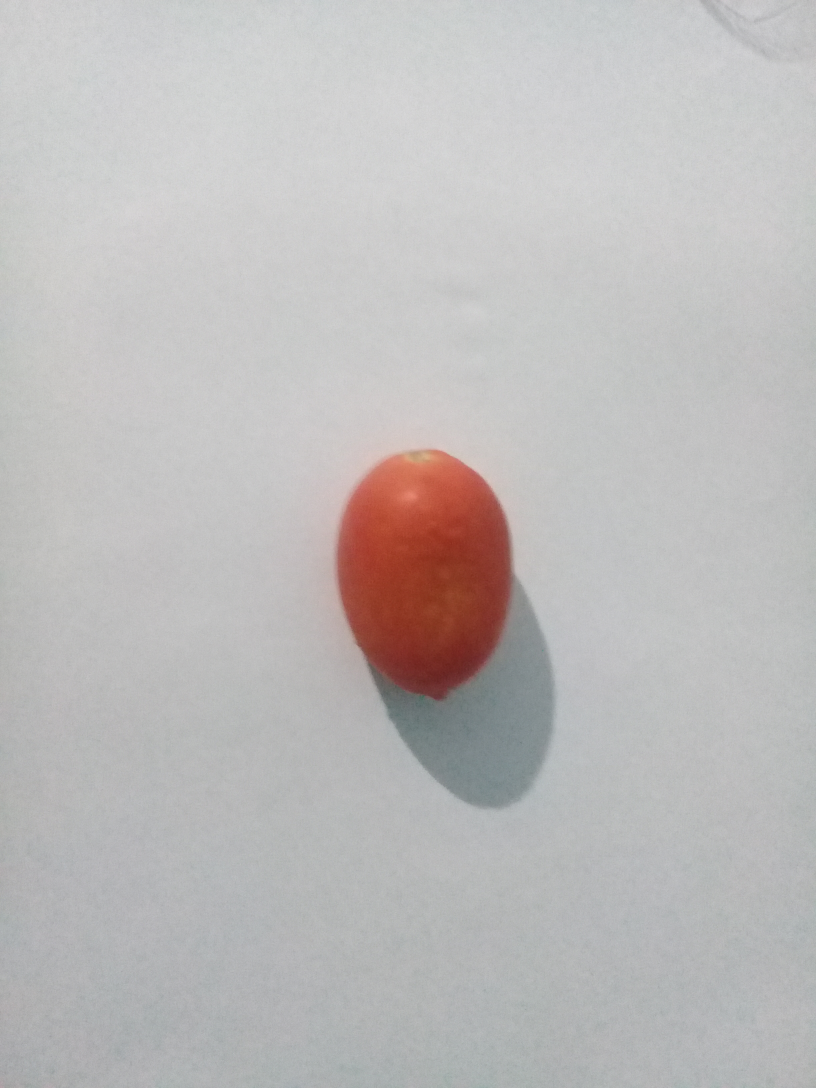
#> input picture img/D.jpg, 2448 x 3264 px, found by its file name (shown at 1/3 size)
$ python demo.py
#> lines starting #> are read from the running program, lines starting #| are printed output that depends on the picture; after the words box and inside, x2 and y2 are one past the last pixel; in counts of white or black regions, pixels touching at a corner belong together
#> further down, image is the input picture: shape (3264, 2448, 3); mean B, G, R 186.5, 186.9, 189.5
from __future__ import division
import cv2
#to show the image
from matplotlib import pyplot as plt
import numpy as np
from math import cos, sin

green = (0, 255, 0)

def show(image):
    # Figure size in inches
    plt.figure(figsize=(10, 10))

    # Show image, with nearest neighbour interpolation
    plt.imshow(image, interpolation='nearest')

def overlay_mask(mask, image):
	#make the mask rgb
    rgb_mask = cv2.cvtColor(mask, cv2.COLOR_GRAY2RGB)
    #calculates the weightes sum of two arrays. in our case image arrays
    #input, how much to weight each.
    #optional depth value set to 0 no need
    img = cv2.addWeighted(rgb_mask, 0.5, image, 0.5, 0)
    return img

def find_biggest_contour(image):
    # Copy
    image = image.copy()
    #input, gives all the contours, contour approximation compresses horizontal,
    #vertical, and diagonal segments and leaves only their end points. For example,
    #an up-right rectangular contour is encoded with 4 points.
    #Optional output vector, containing information about the image topology.
    #It has as many elements as the number of contours.
    #we dont need it
    contours, hierarchy = cv2.findContours(image, cv2.RETR_LIST, cv2.CHAIN_APPROX_SIMPLE)

    # Isolate largest contour
    contour_sizes = [(cv2.contourArea(contour), contour) for contour in contours]
    biggest_contour = max(contour_sizes, key=lambda x: x[0])[1]

    mask = np.zeros(image.shape, np.uint8)
    cv2.drawContours(mask, [biggest_contour], -1, 255, -1)
    return biggest_contour, mask

def circle_contour(image, contour):
    # Bounding ellipse
    image_with_ellipse = image.copy()
    #easy function
    ellipse = cv2.fitEllipse(contour)
    #add it
    cv2.ellipse(image_with_ellipse, ellipse, green, 2, cv2.LINE_AA)
    return image_with_ellipse

def find_strawberry(image):
    #RGB stands for Red Green Blue. Most often, an RGB color is stored
    #in a structure or unsigned integer with Blue occupying the least
    #significant “area” (a byte in 32-bit and 24-bit formats), Green the
    #second least, and Red the third least. BGR is the same, except the
    #order of areas is reversed. Red occupies the least significant area,
    # Green the second (still), and Blue the third.
    # we'll be manipulating pixels directly
    #most compatible for the transofrmations we're about to do
    image = cv2.cvtColor(image, cv2.COLOR_BGR2RGB)

    # Make a consistent size
    #get largest dimension
    max_dimension = max(image.shape)
#> max_dimension = 3264
    #The maximum window size is 700 by 660 pixels. make it fit in that
    scale = 700/max_dimension
#> scale = 0.214
    #resize it. same width and hieght none since output is 'image'.
    image = cv2.resize(image, None, fx=scale, fy=scale)
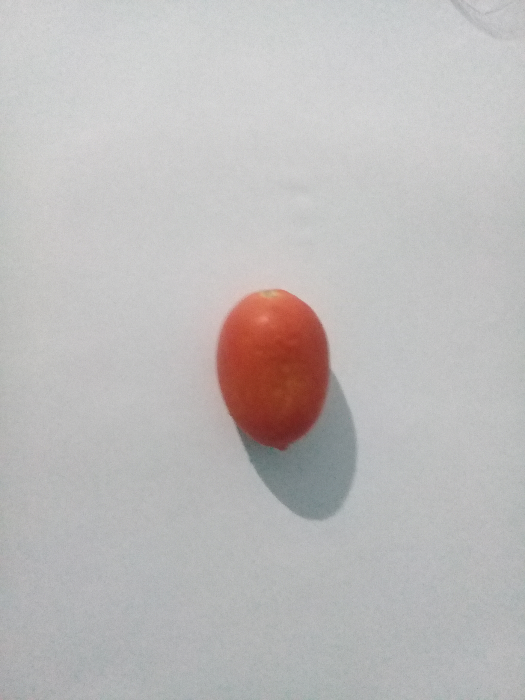
#> image: shape (700, 525, 3); mean R, G, B 189.4, 186.7, 186.3

    #we want to eliminate noise from our image. clean. smooth colors without
    #dots
    # Blurs an image using a Gaussian filter. input, kernel size, how much to filter, empty)
    image_blur = cv2.GaussianBlur(image, (7, 7), 0)
    #t unlike RGB, HSV separates luma, or the image intensity, from
    # chroma or the color information.
    #just want to focus on color, segmentation
    image_blur_hsv = cv2.cvtColor(image_blur, cv2.COLOR_RGB2HSV)
#> image_blur_hsv: shape (700, 525, 3); mean H, S, V 65.7, 9.4, 190.9

    # Filter by colour
    # 0-10 hue
    #minimum red amount, max red amount
    min_red = np.array([0, 100, 80])
    max_red = np.array([12, 256, 256])
    #layer
    mask1 = cv2.inRange(image_blur_hsv, min_red, max_red)
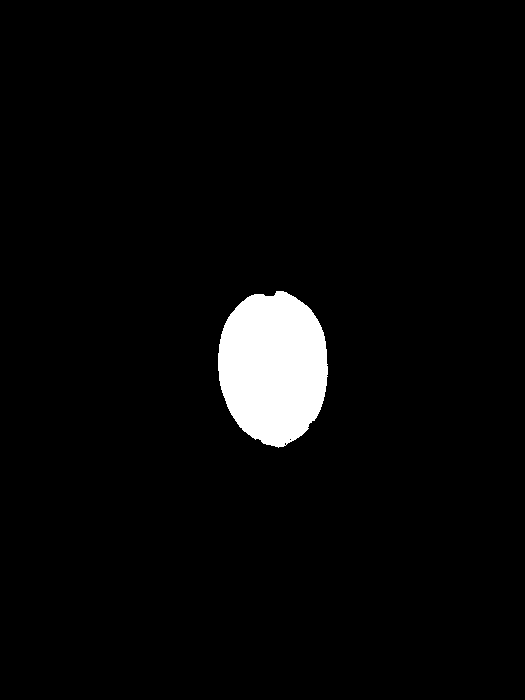
#> mask1: shape (700, 525); 3.7% white; 1 white region, box (x1, y1, x2, y2) and area: (218, 291, 328, 448) 13418

    #birghtness of a color is hue
    # 170-180 hue
    min_red2 = np.array([168, 100, 80])
    max_red2 = np.array([180, 256, 256])
    mask2 = cv2.inRange(image_blur_hsv, min_red2, max_red2)
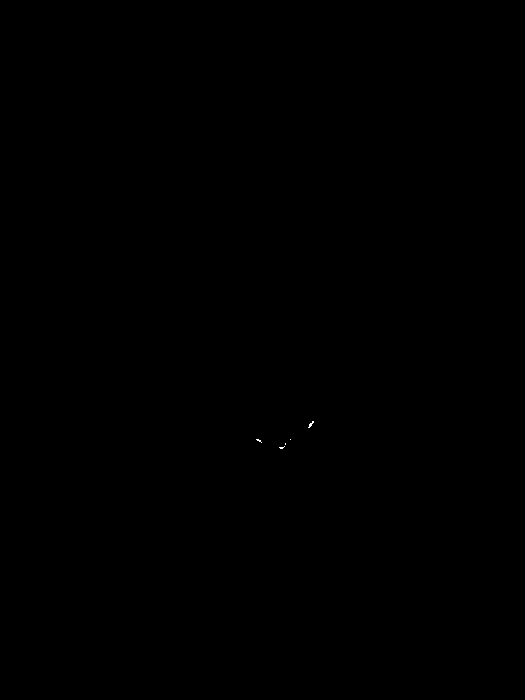
#> mask2: shape (700, 525); 0.01% white in thin lines or dots, all inside (x1, y1, x2, y2) = (256, 421, 314, 449)

    #looking for what is in both ranges
    # Combine masks
    mask = mask1 + mask2
#> mask: shape (700, 525); 3.7% white; 1 white region, box (x1, y1, x2, y2) and area: (218, 291, 328, 449) 13457

    # Clean up
    #we want to circle our strawberry so we'll circle it with an ellipse
    #with a shape of 15x15
    kernel = cv2.getStructuringElement(cv2.MORPH_ELLIPSE, (15, 15))
    #morph the image. closing operation Dilation followed by Erosion.
    #It is useful in closing small holes inside the foreground objects,
    #or small black points on the object.
    mask_closed = cv2.morphologyEx(mask, cv2.MORPH_CLOSE, kernel)
#> mask_closed: shape (700, 525); 3.7% white; 1 white region, box (x1, y1, x2, y2) and area: (218, 291, 328, 449) 13468
    #erosion followed by dilation. It is useful in removing noise
    mask_clean = cv2.morphologyEx(mask_closed, cv2.MORPH_OPEN, kernel)
#> mask_clean: shape (700, 525); 3.7% white; 1 white region

    # Find biggest strawberry
    #get back list of segmented strawberries and an outline for the biggest one
    big_strawberry_contour, mask_strawberries = find_biggest_contour(mask_clean)
#> in find_biggest_contour, `contours, hierarchy = cv2.findContours(image, cv2.RETR_LIST, cv2.CHAIN..`: contours = 1 contour; box (x1, y1, x2, y2) and area: (218, 291, 328, 448) 13262
#> in find_biggest_contour, `contour_sizes = [(cv2.contourArea(contour), contour) for contour in co..`: contour_sizes = 1 item
#> in find_biggest_contour, `biggest_contour = max(contour_sizes, key=lambda x: x[0])[1]`: biggest_contour = contour of 190 points, box (x1, y1, x2, y2) (218, 291, 328, 448), area 13262
#> big_strawberry_contour has the same summary as biggest_contour in find_biggest_contour

    # Overlay cleaned mask on image
    # overlay mask on image, strawberry now segmented
    overlay = overlay_mask(mask_clean, image)
#> in overlay_mask, `rgb_mask = cv2.cvtColor(mask, cv2.COLOR_GRAY2RGB)`: rgb_mask: shape (700, 525, 3); 3.7% white; 1 white region, box (x1, y1, x2, y2) and area: (218, 291, 328, 448) 13454
#> in overlay_mask, `img = cv2.addWeighted(rgb_mask, 0.5, image, 0.5, 0)`:
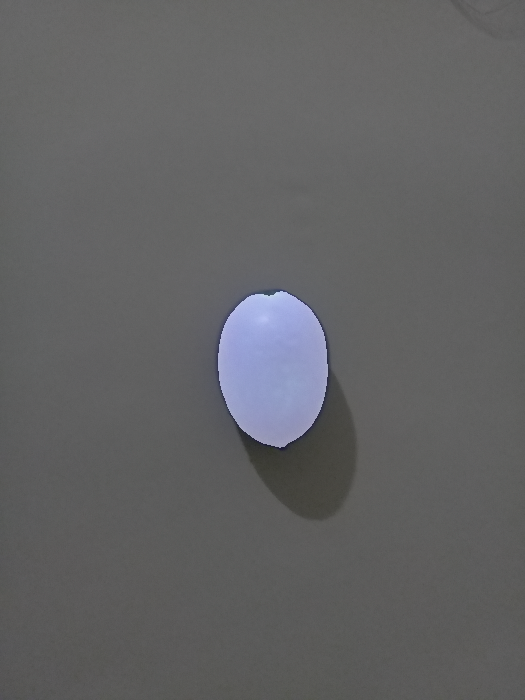
#> img: shape (700, 525, 3); mean B, G, R 99.4, 98, 97.8

    # Circle biggest strawberry
    #circle the biggest one
    circled = circle_contour(overlay, big_strawberry_contour)
#> in circle_contour, `ellipse = cv2.fitEllipse(contour)`: ellipse = ((273.1, 366.8), (110.1, 154.2), 177.1)
#> in circle_contour, `cv2.ellipse(image_with_ellipse, ellipse, green, 2, cv2.LINE_AA)`:
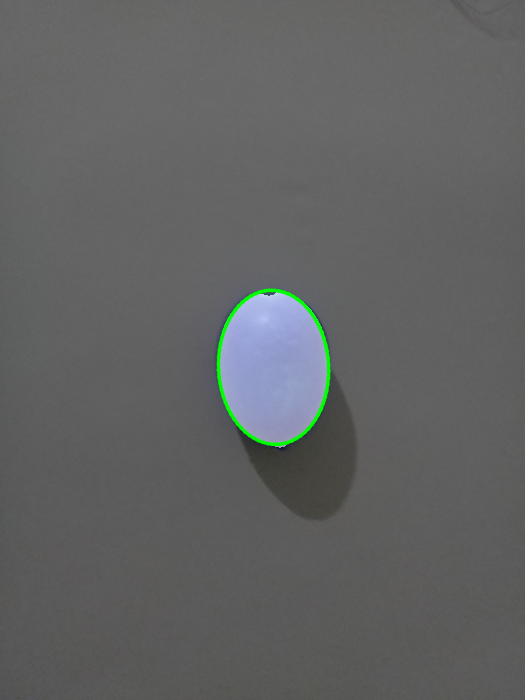
#> image_with_ellipse: shape (700, 525, 3); 0.56% of pixels changed, all inside (x1, y1, x2, y2) = (215, 288, 332, 447)
    show(circled)

    #we're done, convert back to original color scheme
    bgr = cv2.cvtColor(circled, cv2.COLOR_RGB2BGR)

    return bgr

#read the image
image = cv2.imread('d.jpg')
#detect it
result = find_strawberry(image)
#write the new image
cv2.imwrite('t.jpg', result)
